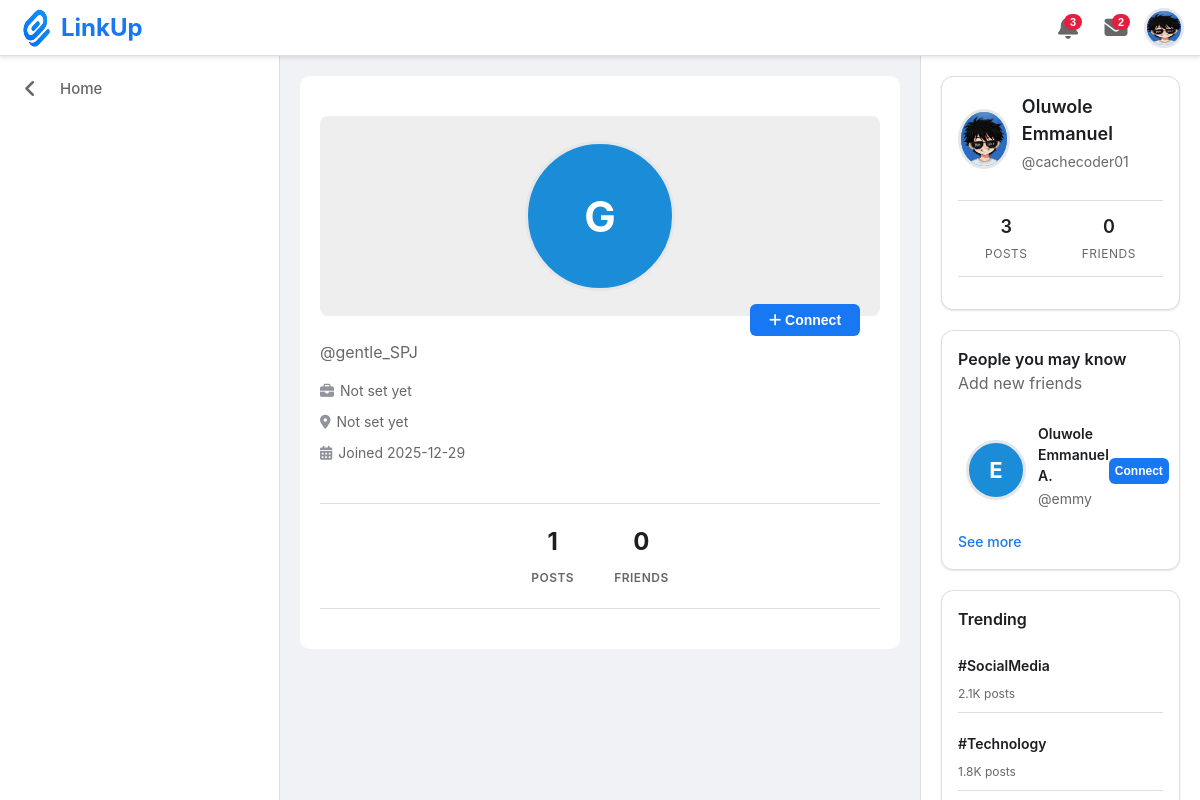
Page /profile_view.php?id=8 (signed in) on the committed database.
### tables this page shows
CREATE TABLE `users` (
  `id` int(11) NOT NULL,
  `date` date NOT NULL DEFAULT current_timestamp(),
  `profile` int(1) NOT NULL,
  `username` varchar(20) NOT NULL,
  `email` varchar(100) NOT NULL,
  `password` varchar(255) NOT NULL,
  `full_name` varchar(50) NOT NULL,
  `profile_img` varchar(255) NOT NULL,
  `bio` text NOT NULL,
  `profession` varchar(20) NOT NULL,
  `location` varchar(50) NOT NULL
);

### post.php (called while the page is built, shortened)
<?php
    include 'config/db_connect.php';
    function getProfileInfo($poster_id) {
        global $conn;
            $stmt = $conn->prepare("SELECT * FROM users WHERE id = ? LIMIT 1");
            $stmt ->bind_param("i", $poster_id);
            $stmt ->execute();
            $result = $stmt -> get_result();
            if ($result -> num_rows === 1) {
                return $result->fetch_assoc();
            }
            return null;
    }
    function getFindFriends($user_id) {
        global $conn;
        $stmt = $conn->prepare("
            SELECT * FROM users WHERE id != ? AND id NOT IN (
                SELECT friend_id FROM friends WHERE user_id = ?
                UNION
                SELECT user_id FROM friends WHERE friend_id = ?
            )
            ORDER BY full_name ASC
        ");
        $stmt ->bind_param("iii", $user_id, $user_id, $user_id);
        $stmt ->execute();
        $result = $stmt->get_result();
        $users = [];
        while ($row = $result->fetch_assoc()) {
            $users[] = $row;
        }
        return $users;
    }
?>

### profile_view.php (the view, shortened to what this page needs)
<!DOCTYPE html>
<html lang="en">
<head>
    <link rel="stylesheet" href="assets/css/social-dashboard.css">
    <link rel="stylesheet" href="assets/fonts/css/all.min.css">
</head>
<body>
<?php
    include 'config/db_connect.php';
    $email = $_SESSION["email"];
    $user_id = $_SESSION['user_id'];
    $stmt = $conn->prepare("SELECT * FROM users WHERE email = ?");
    $stmt ->bind_param("s", $email);
    $stmt ->execute();
    $result = $stmt -> get_result();
    if ($result -> num_rows > 0) {
        while ($row = $result -> fetch_assoc()) {
            $username = $row["username"];
            $profile_img = $row["profile_img"];
            $name =  $row["full_name"];
            $p_avater = substr($username, 0, 1);
        }
    }
?>
    <header class="header">
        <div class="header-left">
            <img src="assets/images/logo1.png" alt="LinkUp Logo" class="header-logo">
            <h1 class="brand-name">LinkUp</h1>
        </div>
        <div class="header-right">
            <div class="header-icons">
                <button class="icon-btn">
                    <span class="notification-badge">3</span>
                </button>
                <button class="icon-btn">
                    <span class="notification-badge">2</span>
                </button>
            </div>
            <div class="user-menu user">
                <button class="icon-btn">
                    <div class="default-avatar-placeholder">
                        <?php
                            if (empty($profile_img)) {
                                echo '<p>'.strtoupper($p_avater).'</p>';
                            }else {
                                echo '<img src="assets/images/profiles/'.$profile_img.'">';
                            }
                        ?>
                    </div>
                </button>
            </div>
        </div>
    </header>
    <div class="main-container">
        <aside class="sidebar">
            <nav class="sidebar-nav">
                <a href="javascript:history.back()" class="nav-item tablink">
                    <i class="fa fa-angle-left"></i>
                    <span>Home</span>
                </a>
            </nav>
        </aside>
        <main class="main-feed">
            <?php
            include 'post.php';
                $poster_id = $_GET["id"];
                $profile = getProfileInfo($poster_id);
                $p_username = $profile['username'];
                $p_profile = $profile['profile_img'];
                $p_prof = $profile['profession'];
                $p_location = $profile['location'];
                $p_datejoined = $profile['date'];
                $pp_avatar = substr($p_username, 0, 1);
            ?>
            <section>
                <div class="profile-view">
                    <div class="modal-body">
                        <div class="profile-details">
                            <div class="profile-header-section">
                                <div class="profile-cover">
                                    <div class="cover-placeholder">
                                        <div class="default-avatar-placeholder">
                                            <?php
                                                if (empty($p_profile)) {
                                                    echo '<p>'.strtoupper($pp_avatar).'</p>';
                                                }else {
                                                    echo '<img src="assets/images/profiles/'.$p_profile.'">';
                                                }
                                            ?>
                                        </div>
                                    </div>
                                    <?php
                                        $stmt = $conn->prepare("SELECT * FROM friends WHERE request='approved'
                                            AND (
                                                (user_id = ? AND friend_id = ?)
                                            )
                                        ");
                                        $stmt->bind_param("ii", $user_id, $poster_id);
                                        $stmt->execute();
                                        $result = $stmt->get_result();
                                        if ($result -> num_rows > 0) {
                                            echo '<form method="POST" action="follow.php">
                                                    <input type="hidden" name="id" value="'.$poster_id.'">
                                                    <input type="hidden" name="action" value="unfriend">
                                                    <button type="submit" class="btn-primary connect">
                                                        <i class="fas fa-ban"></i>
                                                        <span>Unfriend</span>
                                                    </button>
                                                </form>
                                            ';
                                        }elseif($poster_id == $user_id) {
                                            echo null;
                                        }else {
                                            echo '<form method="POST" action="follow.php">
                                                    <input type="hidden" name="id" value="<?= $poster_id ?>">
                                                    <input type="hidden" name="action" value="follow">
                                                    <button type="submit" class="btn-primary connect">
                                                        <i class="fas fa-plus"></i>
                                                        <span>Connect</span>
                                                    </button>
                                                </form>
                                            ';
                                        }
                                    ?>
                                </div>
                                <div class="profile-info-section">
                                    <div class="profile-details-info">
                                        <p class="profile-username">@<?= $p_username ?></p>
                                        <div class="profile-meta">
                                            <span class="meta-item">
                                                <i class="fas fa-briefcase"></i>
                                                <?php
                                                    if (empty($p_prof)) {
                                                        echo 'Not set yet';
                                                    }else {
                                                        echo $p_prof;
                                                    }
                                                ?>
                                            </span>
                                            <span class="meta-item">
                                                <i class="fas fa-map-marker-alt"></i>
                                                <?php
                                                    if (empty($p_location)) {
                                                        echo 'Not set yet';
                                                    }else {
                                                        echo $p_location;
                                                    }
                                                ?>
                                            </span>
                                            <span class="meta-item" id="profileJoined">
                                                <i class="fas fa-calendar-alt"></i> Joined <?= $p_datejoined ?>
                                            </span>
                                        </div>
                                    </div>
                                </div>
                            </div>
                            <div class="profile-stats-detailed">
                                <div class="stat-detail">
                                    <span class="stat-number-large">
                                        <?php
                                            $stmt = $conn->prepare("SELECT * FROM posts WHERE user_id = ?");
                                            $stmt ->bind_param("i", $poster_id);
                                            $stmt ->execute();
                                            $result = $stmt -> get_result();
                                            $count = $result -> num_rows;
                                            if ($count > 0) {
                                                echo $count;
                                            }else {
                                                echo '0';
                                            }
                                        ?>
                                    </span>
                                    <span class="stat-label-large">Posts</span>
                                </div>
                                <div class="stat-detail">
                                    <span class="stat-number-large">
                                        <?php
                                            $stmt = $conn->prepare("SELECT count(*) AS total_friends FROM friends WHERE user_id = ?");
                                            $stmt ->bind_param("i", $poster_id);
                                            $stmt ->execute();
                                            $result = $stmt->get_result()->fetch_assoc();
                                            $friends = $result['total_friends'];
                                            echo $friends;
                                        ?>
                                    </span>
                                    <span class="stat-label-large">Friends</span>
                                </div>
                            </div>
                        </div>
                    </div>
                </div>
            </div>
    <aside class="right-sidebar">
        <div class="profile-card">
            <div class="profile-header">
                    <div class="default-avatar-placeholder">
                        <?php
                            if (empty($profile_img)) {
                                echo '<p>'.strtoupper($p_avater).'</p>';
                            }else {
                                echo '<img src="assets/images/profiles/'.$profile_img.'">';
                            }
                        ?>
                    </div>
                <div class="profile-info">
                    <h4 class="profile-name"><?= $name ?></h4>
                    <p class="profile-username">@<?= $username ?></p>
                </div>
            </div>
            <div class="profile-stats">
                <div class="stat">
                    <span class="stat-number" id="postsCount">
                        <?php
                            $stmt = $conn->prepare("SELECT * FROM posts WHERE user_id = ?");
                            $stmt ->bind_param("i", $user_id);
                            $stmt ->execute();
                            $result = $stmt -> get_result();
                            $count = $result -> num_rows;
                            if ($count > 0) {
                                echo $count;
                            }else {
                                echo '0';
                            }
                        ?>
                    </span>
                    <span class="stat-label">Posts</span>
                </div>
                <div class="stat">
                    <span class="stat-number">0</span>
                    <span class="stat-label">Friends</span>
                </div>
            </div>
        </div>
        <div class="suggestions-card">
            <div class="card-header">
                <h4>People you may know</h4>
                <p>Add new friends</p>
            </div>
            <div class="suggestions-list">
            <?php
                    $users = getFindFriends($user_id);
                    if (!empty($users)) {
                        foreach ($users as $user) {
                            $f_id = $user["id"];
                            $f_name = $user['full_name'];
                            $f_username = $user["username"];
                            $f_profile_img = $user["profile_img"];
                            $F_p_avatar = substr($f_username, 0, 1);
                        echo '<div class="suggestion-item">
                                <a href="profile_view.php?id='.$f_id.'" class="suggestion-info">
                                    <div class="suggestion-avatar">
                                        <div class="default-avatar-placeholder">';
                                            if (empty($f_profile_img)) {
                                                echo '<p>'.strtoupper($F_p_avatar).'</p>';
                                            }else {
                                                echo '<img src="assets/images/profiles/'.$f_profile_img.'">';
                                            }
                                    echo '</div>
                                    </div>
                                    <div class="suggestion-details">
                                        <h5>'.ucwords($f_name).'</h5>
                                        <p>@'.$f_username.'</p>
                                    </div>
                                </a>
                                <form method="POST" action="follow.php">
                                    <input type="hidden" name="id" value="'.$f_id.'">
                                    <input type="hidden" name="action" value="follow">
                                    <button type="submit" class="follow-btn">Connect</button>
                                </form>
                            </div>';
                        }
                    }else {
                        echo '<p class="no-suggestions">No suggested friends</p>';
                    }
                ?>
            </div>
            <a href="#" class="see-all">See more</a>
        </div>
        <div class="trending-card">
            <div class="card-header">
                <h4>Trending</h4>
            </div>
            <div class="trending-list">
                <div class="trending-item">
                    <span class="trend-hashtag">#SocialMedia</span>
                    <span class="trend-count">2.1K posts</span>
                </div>
                <div class="trending-item">
                    <span class="trend-hashtag">#Technology</span>
                    <span class="trend-count">1.8K posts</span>
                </div>
            </div>
        </div>
    </aside>
</body>
</html>

### rows in the picture
users: profile_img (picture), full_name "Oluwole Emmanuel", username "cachecoder01"
users: username "G", username "gentle_SPJ", date "2025-12-29"
users: username "E", full_name "Oluwole Emmanuel A.", username "emmy"

### other values in the picture
$count "1"
$friends "0"
$count "3"
